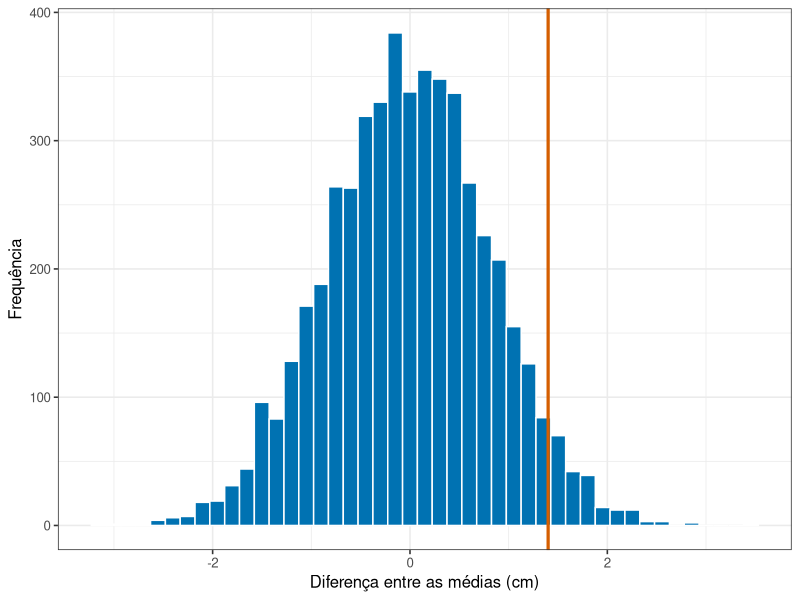

Source code (R):
## ---- chunk 1
#| include: false
library(tidyverse)
theme_set(theme_bw(base_size = 12))
## ---- chunk 2
#| echo: false
#| label: fig-modelo-nulo-distribuicao
#| fig-cap: "Cinco mil diferenças entre médias de dois grupos gerados pelo mesmo processo. A linha marca a diferença de 1,4 cm observada no experimento."
#| fig-alt: "Histograma simétrico centrado em zero. Uma linha vertical em 1,4 centímetro cai na região onde ainda há barras razoavelmente altas, longe da cauda."
#| fig-height: 3.4

diferencas <- replicate(5000, mean(rnorm(12, 10.2, 2)) - mean(rnorm(12, 10.2, 2)))

ggplot(tibble(d = diferencas), aes(x = d)) +
  geom_histogram(bins = 45, fill = "#0072B2", colour = "white") +
  geom_vline(xintercept = 1.4, colour = "#D55E00", linewidth = 1.1) +
  labs(x = "Diferença entre as médias (cm)", y = "Frequência")
## ---- chunk 3
#| echo: false
valor_p <- mean(abs(diferencas) >= 1.4)
